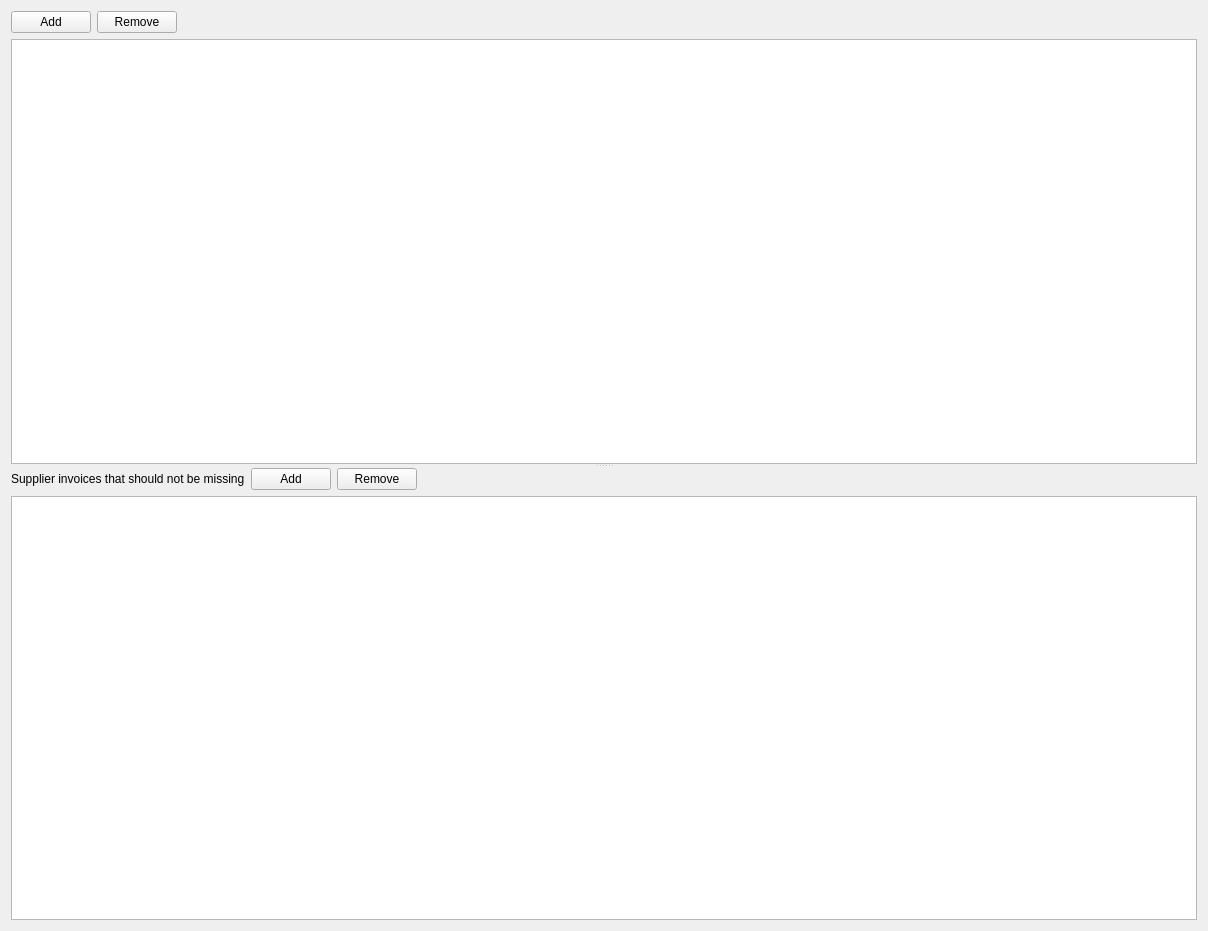
<?xml version="1.0" encoding="UTF-8"?>
<ui version="4.0">
 <class>PaneSettingsPurchaseAccount</class>
 <widget class="QWidget" name="PaneSettingsPurchaseAccount">
  <property name="geometry">
   <rect>
    <x>0</x>
    <y>0</y>
    <width>1208</width>
    <height>931</height>
   </rect>
  </property>
  <property name="windowTitle">
   <string>Form</string>
  </property>
  <layout class="QVBoxLayout" name="verticalLayout">
   <item>
    <widget class="QSplitter" name="splitter">
     <property name="orientation">
      <enum>Qt::Orientation::Vertical</enum>
     </property>
     <widget class="QWidget" name="widgetAccounts">
      <layout class="QVBoxLayout" name="verticalLayoutAccounts">
       <item>
        <layout class="QHBoxLayout" name="horizontalLayoutAccounts">
         <item>
          <widget class="QPushButton" name="buttonAdd">
           <property name="text">
            <string>Add</string>
           </property>
          </widget>
         </item>
         <item>
          <widget class="QPushButton" name="buttonRemove">
           <property name="text">
            <string>Remove</string>
           </property>
          </widget>
         </item>
         <item>
          <spacer name="horizontalSpacer">
           <property name="orientation">
            <enum>Qt::Orientation::Horizontal</enum>
           </property>
           <property name="sizeHint" stdset="0">
            <size>
             <width>40</width>
             <height>20</height>
            </size>
           </property>
          </spacer>
         </item>
        </layout>
       </item>
       <item>
        <widget class="QTableView" name="tableAccounts"/>
       </item>
      </layout>
     </widget>
     <widget class="QWidget" name="widgetControl">
      <layout class="QVBoxLayout" name="verticalLayoutControl">
       <item>
        <layout class="QHBoxLayout" name="horizontalLayoutControl">
         <item>
          <widget class="QLabel" name="label">
           <property name="text">
            <string>Supplier invoices that should not be missing</string>
           </property>
          </widget>
         </item>
         <item>
          <widget class="QPushButton" name="buttonAddControl">
           <property name="text">
            <string>Add</string>
           </property>
          </widget>
         </item>
         <item>
          <widget class="QPushButton" name="buttonRemoveControl">
           <property name="text">
            <string>Remove</string>
           </property>
          </widget>
         </item>
         <item>
          <spacer name="horizontalSpacerControl">
           <property name="orientation">
            <enum>Qt::Orientation::Horizontal</enum>
           </property>
           <property name="sizeHint" stdset="0">
            <size>
             <width>40</width>
             <height>20</height>
            </size>
           </property>
          </spacer>
         </item>
        </layout>
       </item>
       <item>
        <widget class="QTableView" name="tableControl"/>
       </item>
      </layout>
     </widget>
    </widget>
   </item>
  </layout>
 </widget>
 <resources/>
 <connections/>
</ui>
